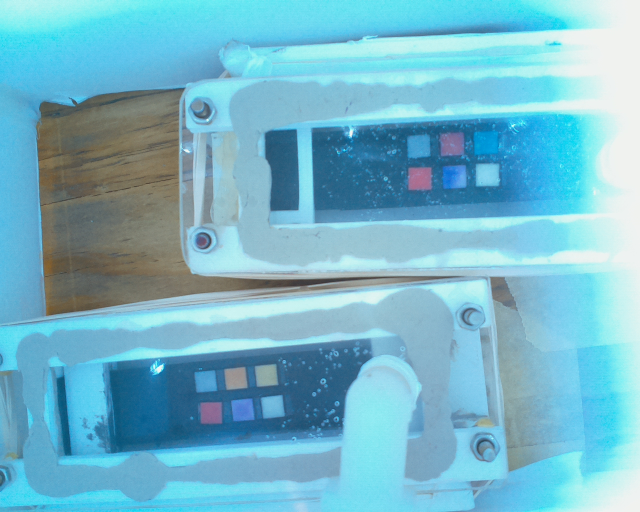
#> input picture SHOOPS_Output.jpg, 1280 x 1024 px (shown at 1/2 size)
$ python MainSS_Dirty.py
#> lines starting #> are read from the running program, lines starting #| are printed output that depends on the picture; after the words box and inside, x2 and y2 are one past the last pixel; in counts of white or black regions, pixels touching at a corner belong together
#> further down, img is the input picture: shape (1024, 1280, 3); mean B, G, R 202.1, 182.4, 116.7
import imutils
import cv2
import numpy as np
import math
import sys

#Color ballance code originally sources by https://www.morethantechnical.com/2015/01/14/simplest-color-balance-with-opencv-wcode/ and by https://gist.github.com/DavidYKay/9dad6c4ab0d8d7dbf3dc which was then optemized by JackDesBwa

#Color balance
def simplest_cb(img, percent=1):
#> called with percent = 1
    out_channels = []
    cumustops = (
        img.shape[0] * img.shape[1] * percent / 200.0,
        img.shape[0] * img.shape[1] * (1 - percent / 200.0)
    )
#> cumustops = (6553.6, 1304166.4)
    for channel in cv2.split(img):
        cumuhist = np.cumsum(cv2.calcHist([channel], [0], None, [256], (0,256)))
        low_cut, high_cut = np.searchsorted(cumuhist, cumustops)
        lut = np.concatenate((
            np.zeros(low_cut),
            np.around(np.linspace(0, 255, high_cut - low_cut + 1)),
            255 * np.ones(255 - high_cut)
        ))
        out_channels.append(cv2.LUT(channel, lut.astype('uint8')))
#> this loop made 3 passes
#> (low_cut, high_cut) on passes 1 to 3: (70, 247), (84, 244), (13, 240)
#> after the loop, out_channels = 3 items
    return cv2.merge(out_channels)
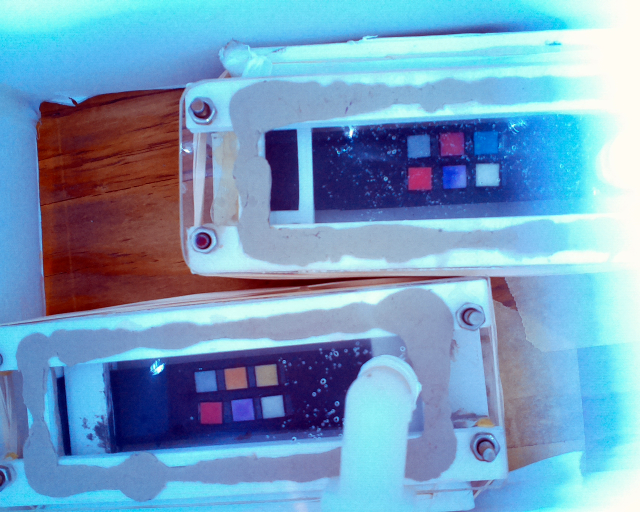
#> returned value: shape (1024, 1280, 3) (shown at 1/2 size); mean of channels 0, 1, 2 190.2, 157, 116.6; drawn as B, G, R

img=cv2.imread('SHOOPS_Output.jpg')
imgg = simplest_cb(img, 1)

#Cropping image

c2 = imgg[260:400,800:1040] # Slicing to crop the image

#Greyscale

grey2 = cv2.cvtColor(c2, cv2.COLOR_BGR2GRAY)
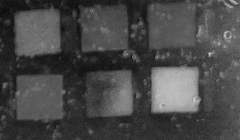
#> grey2: shape (140, 240); min 11, max 209, mean 71.9

#Adjusting brightness and contrast formated from https://stackoverflow.com/questions/39308030/how-do-i-increase-the-contrast-of-an-image-in-python-opencv
alpha = 1 # Contrast control (1.0-3.0)
beta = 10 # Brightness control (0-100)


adj2 = cv2.convertScaleAbs(grey2, alpha=alpha, beta=beta)

#Bluring

blurred2 = cv2.GaussianBlur(adj2, (0, 0), cv2.BORDER_DEFAULT)
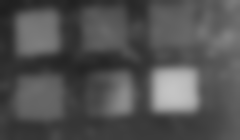
#> blurred2: shape (140, 240); min 31, max 196, mean 81.9
#blurred = cv2.blur(blurred1, (8, 4), cv2.BORDER_DEFAULT) #extra blur if needed

#Sharpening
sharpen_kernel = np.array([[-1,-1,-1],
                           [-1, 9,-1],
                           [-1,-1,-1]])


sharpen2 = cv2.filter2D(blurred2, -1, sharpen_kernel)

#Thresholding

thresh2 = cv2.adaptiveThreshold(blurred2,255,cv2.ADAPTIVE_THRESH_GAUSSIAN_C,cv2.THRESH_BINARY,23,-2)
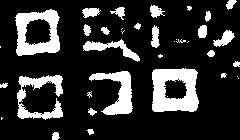
#> thresh2: shape (140, 240); 18.6% white; 37 white regions (14 under 20 px), largest, box (x1, y1, x2, y2) and area: (152, 68, 199, 112) 1512, (15, 9, 60, 56) 1214, (17, 75, 63, 120) 905
#trash, thresh = cv2.threshold(adj, 127,255,cv2.THRESH_BINARY) # different thresholding method

#Morphological transformations
Mkernel = cv2.getStructuringElement(cv2.MORPH_RECT, (3,3))
#> Mkernel = [[1, 1, 1], [1, 1, 1], [1, 1, 1]]

close2 = cv2.morphologyEx(thresh2, cv2.MORPH_CLOSE, Mkernel, iterations=2)
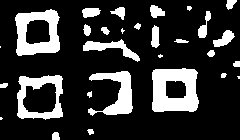
#> close2: shape (140, 240); 19.8% white; 29 white regions (6 under 20 px)


#Find contours in the thresholded image
cnts = cv2.findContours(close2, cv2.RETR_EXTERNAL,cv2.CHAIN_APPROX_SIMPLE)
#> cnts = 29 contours, 8 with area under 20; largest, box (x1, y1, x2, y2) and area: (152, 68, 199, 112) 1796, (17, 75, 63, 120) 1712, (15, 9, 60, 56) 1678, (88, 71, 133, 116) 824, (83, 39, 140, 62) 372
cnts = imutils.grab_contours(cnts)


#contour list
cl1= []
cl2= []
cl3= []
cl4= []

#Min and Max area for contours
min_area = 620
max_area = 2450

#Loop over the contours
for c in cnts:
    M = cv2.moments(c)
    if M["m00"] == 0:
	    M["m00"]=1
    cX = int (M["m10"]/M["m00"])                             # compute the center of the contour
    cY = int (M["m01"]/M["m00"])
    area = cv2.contourArea(c)
    if area > min_area and area < max_area:
        cv2.drawContours(c2, [c], -1, (0, 255, 0), 2)    	    # draw the contour and center of the shape on the image
        #cv2.circle(c2, (cX, cY), 3, (255, 255, 255), -1)        # circle that was drawn with this command messed with the color detect.
        approx = cv2.approxPolyDP(c, 0.009 * cv2.arcLength(c, True), True)

        #Used to flatted the array containing Co-ordinates of the vertices.
        Cimg = c2[int(cY):int(cY+10), int(cX):int(cX+10)]     #cropping image 100 pixes from the ceter square

        #Blur the contour to help average out the color
        blur = cv2.GaussianBlur(Cimg, (9,9), cv2.BORDER_DEFAULT)
        b,g,r =cv2.split(Cimg)

        ba=np.round(np.average(b),0)
        ga=np.round(np.average(g),0)
        ra=np.round(np.average(r),0)

        #rgb=cv.cvtColor(img, cv.COLOR_BGR2RGB)
        #cv.imshow('RGB', rgb)
        #color = (r,g,b)

        Co = cv2.mean(Cimg)
        #aR = np.mean(Co[:,:,2])
        #aG = np.mean(Co[:,:,1])
        #aB = np.mean(Co[:,:,0])
        # Swap blue and red values (making it RGB, not BGR)
        hsv_bgr = cv2.cvtColor(Cimg, cv2.COLOR_BGR2HSV)
        h,s,v = cv2.split(hsv_bgr)
        aH = np.round(np.mean(h)*2,0)
        aS = np.round((np.mean(s)/255)*100,0)
        aV = np.round((np.mean(v)/255)*100,0)
        HSV = [aH,aS,aV]
        RGB = [ra,ga,ba]                       #np.array([(aH[2],aS[1],aV[0])])     #np.array([(hsv_bgr[2], hsv_bgr[1], hsv_bgr[0])])
        #RGB_1 = [aR, aG, aB]                                        #RGB = np.array([(Co[2], Co[1], Co[0])])
        cil=[cX, cY, RGB, HSV]
        Cmid = 80                                               # contour inner list
        if cY > Cmid:
            for y in range(0):
                cil.append(y)
            cl2.append(cil)
        elif cY < Cmid:
            for y in range(0):
                cil.append(y)
            cl1.append(cil)
        else:
            print('error')
#> this loop made 29 passes
#> (cX, cY, area, ba, ga, ra, Co, aH) on passes 7, 9, 10, 24: (39, 97, 1712.5, 112, 46, 179, (111.7, 45.98, 178.6, 0), 331), (117, 92, 823.5, 161, 172, 67, (161.5, 171.8, 66.7, 0), 192), (174, 89, 1796, 241, 200, 131, (241.1, 199.6, 130.6, 0), 202), (37, 32, 1677.5, 199, 119, 59, (198.8, 119.2, 59.17, 0), 214)
#> (cX, cY, area) on passes 1, 2, 5, 11, 13, 15: (55, 135, 42), (90, 131, 20.5), (3, 85, 23.5), (236, 63, 26), (210, 53, 32), (180, 40, 26.5)
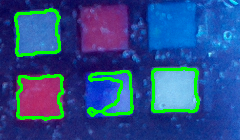
#> c2: shape (140, 240, 3); mean B, G, R 138.8, 79.4, 43.4
#> after the loop, cl1 = [[37, 32, [59, 119, 199], [214, 70, 78]]]; cl2 = [[39, 97, [179, 46, 112], [331, 74, 70]], [117, 92, [67, 172, 161], [192, 71, 94]], [174, 89, [131, 200, 241], [202, 46, 95]]]
n = approx.ravel()
#> n = 28 values, max 59 at index 18, min 9 at index 3, mean 35.43
i = 0


mask = thresh2 # Create mask where white is what we want, black otherwise
out = np.zeros_like(c2) # Extract out the object and place into output image
out[mask == 255] = (c2[mask == 255])
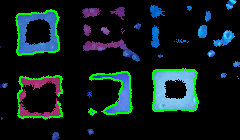
#> out: shape (140, 240, 3); mean B, G, R 27.8, 27.4, 12.9

# Now crop
(y, x) = np.where(mask == 255)
#> y = 6261 values from 0 to 139; x = 6261 values, max 239 at index 2760, min 0 at index 2094, mean 111.6
(topy, topx) = (np.min(y), np.min(x))
#> topy = 0; topx = 0
(bottomy, bottomx) = (np.max(y), np.max(x))
#> bottomy = 139; bottomx = 239
out = out[topy:bottomy+1, topx:bottomx+1]

def sort_key(ColorList): #sorting the lists x values from least to greatest
	return ColorList[0]

cl1.sort(key=sort_key)
cl2.sort(key=sort_key)

cld= cl1 + cl2 #combined lists
#> cld = [[37, 32, [59, 119, 199], [214, 70, 78]], [39, 97, [179, 46, 112], [331, 74, 70]], [117, 92, [67, 172, 161], [192, 71, 94]], [174, 89, [131, 200, 241], [202, 46, 95]]]


# [5 lines of commented-out code are left out]
cv2.imshow("Image2", c2)
cv2.imshow('thresh2',thresh2)
#cv2.imshow('Blurred',blurred)
cv2.waitKey(0)
